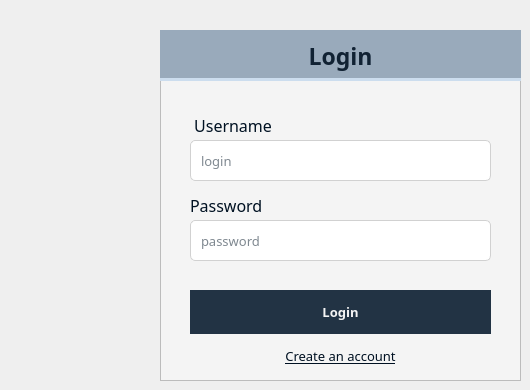
     <widget class="QWidget" name="loginPage">
      <widget class="QFrame" name="loginContainer">
       <property name="geometry">
        <rect>
         <x>160</x>
         <y>30</y>
         <width>361</width>
         <height>351</height>
        </rect>
       </property>
       <property name="styleSheet">
        <string notr="true">background-color: #f4f4f4;
</string>
       </property>
       <property name="frameShape">
        <enum>QFrame::StyledPanel</enum>
       </property>
       <property name="frameShadow">
        <enum>QFrame::Raised</enum>
       </property>
       <widget class="QLabel" name="label">
        <property name="geometry">
         <rect>
          <x>0</x>
          <y>0</y>
          <width>361</width>
          <height>51</height>
         </rect>
        </property>
        <property name="font">
         <font>
          <family>sans-serif</family>
          <pointsize>17</pointsize>
          <weight>75</weight>
          <bold>true</bold>
         </font>
        </property>
        <property name="styleSheet">
         <string notr="true">background-color: #9ab;
color: #123;
border-bottom: 3px solid #cde;</string>
        </property>
        <property name="text">
         <string>Login</string>
        </property>
        <property name="alignment">
         <set>Qt::AlignCenter</set>
        </property>
       </widget>
       <widget class="QLineEdit" name="loginInput">
        <property name="geometry">
         <rect>
          <x>30</x>
          <y>110</y>
          <width>301</width>
          <height>41</height>
         </rect>
        </property>
        <property name="font">
         <font>
          <family>sans-serif</family>
          <pointsize>10</pointsize>
         </font>
        </property>
        <property name="styleSheet">
         <string notr="true">QLineEdit {
	background-color: #fff;
	border: 1px solid #d1d1d1;
	padding-left: 8px;
	color: #012;
border-radius: 5px;
}

QLineEdit:hover {
	border-color: #ff9f00;
}

QLineEdit:focus {
	border-color: #ff9f00;
}
</string>
        </property>
        <property name="placeholderText">
         <string>login</string>
        </property>
       </widget>
       <widget class="QLineEdit" name="passwordInput">
        <property name="geometry">
         <rect>
          <x>30</x>
          <y>190</y>
          <width>301</width>
          <height>41</height>
         </rect>
        </property>
        <property name="font">
         <font>
          <family>sans-serif</family>
          <pointsize>10</pointsize>
         </font>
        </property>
        <property name="styleSheet">
         <string notr="true">QLineEdit {
	background-color: #fff;
	border: 1px solid #d1d1d1;
	padding-left: 8px;
	color: #012;
border-radius: 5px;
}

QLineEdit:hover {
	border-color: #ff9f00;
}

QLineEdit:focus {
	border-color: #ff9f00;
}
</string>
        </property>
        <property name="echoMode">
         <enum>QLineEdit::Password</enum>
        </property>
        <property name="placeholderText">
         <string>password</string>
        </property>
       </widget>
       <widget class="QLabel" name="label_10">
        <property name="geometry">
         <rect>
          <x>30</x>
          <y>80</y>
          <width>101</width>
          <height>31</height>
         </rect>
        </property>
        <property name="font">
         <font>
          <family>sans-serif</family>
          <pointsize>12</pointsize>
          <weight>50</weight>
          <bold>false</bold>
         </font>
        </property>
        <property name="styleSheet">
         <string notr="true">color: #012;
background-color: #00000000;</string>
        </property>
        <property name="text">
         <string> Username</string>
        </property>
        <property name="alignment">
         <set>Qt::AlignLeading|Qt::AlignLeft|Qt::AlignVCenter</set>
        </property>
       </widget>
       <widget class="QLabel" name="label_11">
        <property name="geometry">
         <rect>
          <x>30</x>
          <y>160</y>
          <width>101</width>
          <height>31</height>
         </rect>
        </property>
        <property name="font">
         <font>
          <family>sans-serif</family>
          <pointsize>12</pointsize>
          <weight>50</weight>
          <bold>false</bold>
         </font>
        </property>
        <property name="styleSheet">
         <string notr="true">color: #012;
background-color: #00000000;</string>
        </property>
        <property name="text">
         <string>Password</string>
        </property>
        <property name="alignment">
         <set>Qt::AlignLeading|Qt::AlignLeft|Qt::AlignVCenter</set>
        </property>
       </widget>
       <widget class="QLabel" name="loginBtn">
        <property name="geometry">
         <rect>
          <x>30</x>
          <y>260</y>
          <width>301</width>
          <height>44</height>
         </rect>
        </property>
        <property name="minimumSize">
         <size>
          <width>0</width>
          <height>44</height>
         </size>
        </property>
        <property name="maximumSize">
         <size>
          <width>16777215</width>
          <height>44</height>
         </size>
        </property>
        <property name="font">
         <font>
          <family>sans-serif</family>
          <pointsize>10</pointsize>
          <weight>75</weight>
          <bold>true</bold>
         </font>
        </property>
        <property name="cursor">
         <cursorShape>PointingHandCursor</cursorShape>
        </property>
        <property name="styleSheet">
         <string notr="true">QLabel {
	background-color: #234;
	color: #f4f4f4;
}

QLabel:hover{
	background-color: #345;
	color: #f2f2f2;
}</string>
        </property>
        <property name="text">
         <string>Login</string>
        </property>
        <property name="alignment">
         <set>Qt::AlignCenter</set>
        </property>
       </widget>
       <widget class="QLabel" name="createAccountLink">
        <property name="geometry">
         <rect>
          <x>0</x>
          <y>310</y>
          <width>361</width>
          <height>31</height>
         </rect>
        </property>
        <property name="font">
         <font>
          <family>sans-serif</family>
          <pointsize>10</pointsize>
          <weight>50</weight>
          <bold>false</bold>
          <underline>true</underline>
         </font>
        </property>
        <property name="cursor">
         <cursorShape>PointingHandCursor</cursorShape>
        </property>
        <property name="styleSheet">
         <string notr="true">QLabel {
	color: #012;
background-color: #00000000;
}

QLabel:hover {
	color: #345;
}</string>
        </property>
        <property name="text">
         <string>Create an account</string>
        </property>
        <property name="alignment">
         <set>Qt::AlignCenter</set>
        </property>
       </widget>
      </widget>
     </widget>
